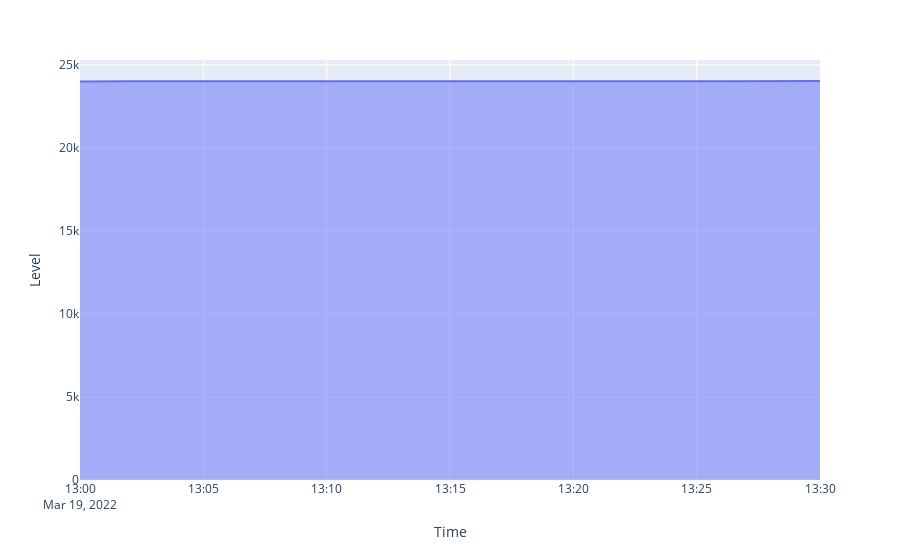

Notebook code cell kept with this figure:
### Code cell
df_generation_sum = df_generation.groupby("Time").sum().reset_index()
px.area(df_generation_sum, "Time", "Level")

### Figure 1 — Plotly figure (JSON) as saved in the notebook; plotly's stock layout.template omitted (floating-point values rounded to 4 significant figures)
{"data": [{"fillpattern": {"shape": ""}, "hovertemplate": "Time=%{x}<br>Level=%{y}<extra></extra>", "legendgroup": "", "line": {"color": "#636efa"}, "marker": {"symbol": "circle"}, "mode": "lines", "name": "", "orientation": "v", "showlegend": false, "stackgroup": "1", "type": "scatter", "x": ["2022-03-19T13:00:00", "2022-03-19T13:01:00", "2022-03-19T13:02:00", "2022-03-19T13:03:00", "2022-03-19T13:04:00", "2022-03-19T13:05:00", "2022-03-19T13:06:00", "2022-03-19T13:07:00", "2022-03-19T13:08:00", "2022-03-19T13:09:00", "2022-03-19T13:10:00", "2022-03-19T13:11:00", "2022-03-19T13:12:00", "2022-03-19T13:13:00", "2022-03-19T13:14:00", "2022-03-19T13:15:00", "2022-03-19T13:16:00", "2022-03-19T13:17:00", "2022-03-19T13:18:00", "2022-03-19T13:19:00", "2022-03-19T13:20:00", "2022-03-19T13:21:00", "2022-03-19T13:22:00", "2022-03-19T13:23:00", "2022-03-19T13:24:00", "2022-03-19T13:25:00", "2022-03-19T13:26:00", "2022-03-19T13:27:00", "2022-03-19T13:28:00", "2022-03-19T13:29:00", "2022-03-19T13:30:00"], "xaxis": "x", "y": [23990, 24020.0, 24020.0, 24020.0, 24020.0, 24020.0, 24020.0, 24020.0, 24020.0, 24020.0, 24020.0, 24020.0, 24020.0, 24020.0, 24020.0, 24015, 24010.0, 24010.0, 24010.0, 24010.0, 24010.0, 24013, 24010.0, 24010.0, 24012, 24010.0, 24010.0, 24010.0, 24010.0, 24010.0, 24026], "yaxis": "y"}], "layout": {"legend": {"tracegroupgap": 0}, "margin": {"t": 60}, "xaxis": {"anchor": "y", "domain": [0, 1], "title": {"text": "Time"}}, "yaxis": {"anchor": "x", "domain": [0, 1], "title": {"text": "Level"}}}}
